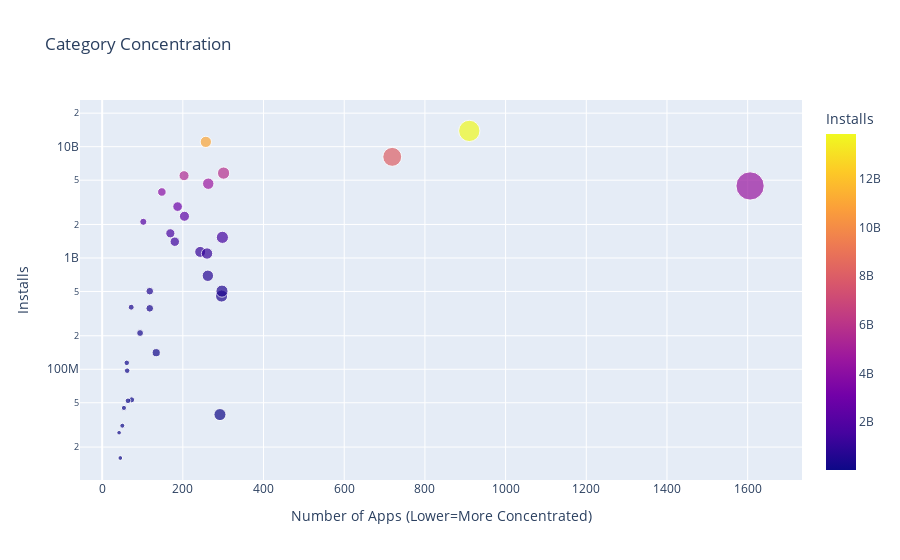

Notebook cell for this chart:
### Code cell
scatter = px.scatter(cat_merged_df,
                    x='App', 
                    y='Installs',
                    title='Category Concentration',
                    size='App',
                    hover_name=cat_merged_df.index,
                    color='Installs')
 
scatter.update_layout(xaxis_title="Number of Apps (Lower=More Concentrated)",
                      yaxis_title="Installs",
                      yaxis=dict(type='log'))
 
scatter.show()

### Figure 1 — Plotly figure (JSON) as saved in the notebook; plotly's stock layout.template omitted (floating-point values rounded to 4 significant figures)
{"data": [{"hovertemplate": "<b>%{hovertext}</b><br><br>App=%{marker.size}<br>Installs=%{marker.color}<extra></extra>", "hovertext": ["ART_AND_DESIGN", "AUTO_AND_VEHICLES", "BEAUTY", "BOOKS_AND_REFERENCE", "BUSINESS", "COMICS", "COMMUNICATION", "DATING", "EDUCATION", "ENTERTAINMENT", "EVENTS", "FAMILY", "FINANCE", "FOOD_AND_DRINK", "GAME", "HEALTH_AND_FITNESS", "HOUSE_AND_HOME", "LIBRARIES_AND_DEMO", "LIFESTYLE", "MAPS_AND_NAVIGATION", "MEDICAL", "NEWS_AND_MAGAZINES", "PARENTING", "PERSONALIZATION", "PHOTOGRAPHY", "PRODUCTIVITY", "SHOPPING", "SOCIAL", "SPORTS", "TOOLS", "TRAVEL_AND_LOCAL", "VIDEO_PLAYERS", "WEATHER"], "legendgroup": "", "marker": {"color": [114233100, 53129800, 26916200, 1665791655, 692018120, 44931100, 11039241530, 140912410, 352852000, 2113660000, 15949410, 4437554490, 455249400, 211677750, 13858762717, 1134006220, 97082000, 52083000, 503611120, 503267560, 39162676, 2369110650, 31116110, 1532352930, 4649143130, 5788070180, 1400331540, 5487841475, 1096431465, 8099724500, 2894859300, 3916897200, 361096500], "coloraxis": "coloraxis", "size": [61, 73, 42, 169, 262, 54, 257, 134, 118, 102, 45, 1606, 296, 94, 910, 243, 62, 64, 297, 118, 292, 204, 50, 298, 263, 301, 180, 203, 260, 719, 187, 148, 72], "sizemode": "area", "sizeref": 4.015, "symbol": "circle"}, "mode": "markers", "name": "", "orientation": "v", "showlegend": false, "type": "scatter", "x": [61, 73, 42, 169, 262, 54, 257, 134, 118, 102, 45, 1606, 296, 94, 910, 243, 62, 64, 297, 118, 292, 204, 50, 298, 263, 301, 180, 203, 260, 719, 187, 148, 72], "xaxis": "x", "y": [114233100, 53129800, 26916200, 1665791655, 692018120, 44931100, 11039241530, 140912410, 352852000, 2113660000, 15949410, 4437554490, 455249400, 211677750, 13858762717, 1134006220, 97082000, 52083000, 503611120, 503267560, 39162676, 2369110650, 31116110, 1532352930, 4649143130, 5788070180, 1400331540, 5487841475, 1096431465, 8099724500, 2894859300, 3916897200, 361096500], "yaxis": "y"}], "layout": {"coloraxis": {"colorbar": {"title": {"text": "Installs"}}, "colorscale": [[0, "#0d0887"], [0.1111, "#46039f"], [0.2222, "#7201a8"], [0.3333, "#9c179e"], [0.4444, "#bd3786"], [0.5556, "#d8576b"], [0.6667, "#ed7953"], [0.7778, "#fb9f3a"], [0.8889, "#fdca26"], [1, "#f0f921"]]}, "legend": {"itemsizing": "constant", "tracegroupgap": 0}, "title": {"text": "Category Concentration"}, "xaxis": {"anchor": "y", "domain": [0, 1], "title": {"text": "Number of Apps (Lower=More Concentrated)"}}, "yaxis": {"anchor": "x", "domain": [0, 1], "title": {"text": "Installs"}, "type": "log"}}}
